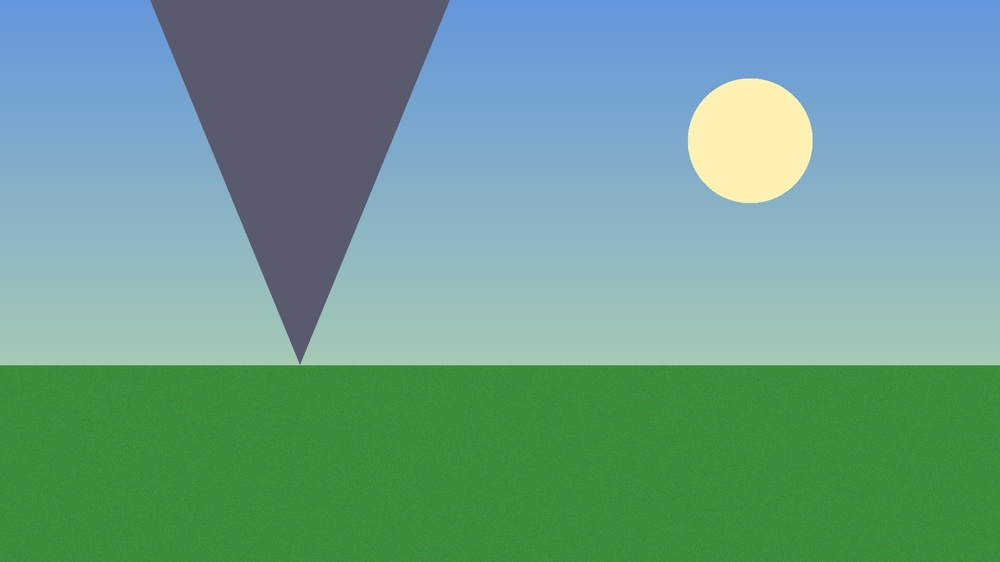
#> input picture sample.jpeg, 1000 x 562 px, shrunk from 1920 x 1080 before the run
$ python task3_channel_slicing.py
#> lines starting #> are read from the running program, lines starting #| are printed output that depends on the picture

import numpy as np
import matplotlib.pyplot as plt
from PIL import Image


def main():
    # Load image and convert to NumPy array
    img = Image.open("sample.jpeg").convert("RGB")
#> img is the input picture: PIL image 1000x562 RGB; mean R, G, B 106.6, 157.1, 141.1
    img_arr = np.array(img)

    # Extract 2D intensity grids for each channel (Axis 2 slicing)
    red_channel = img_arr[:, :, 0]
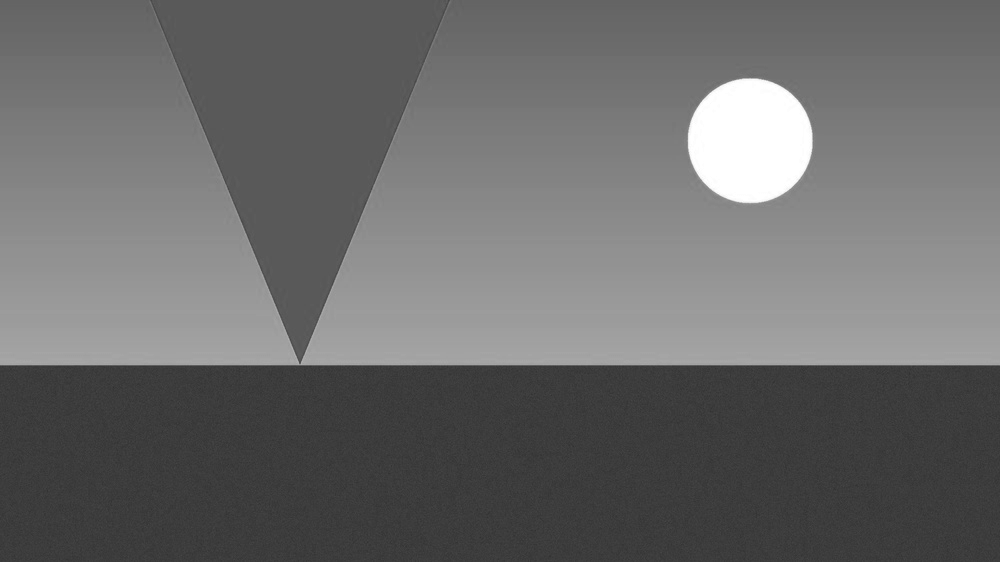
#> red_channel: shape (562, 1000); min 47, max 255, mean 106.6
    green_channel = img_arr[:, :, 1]
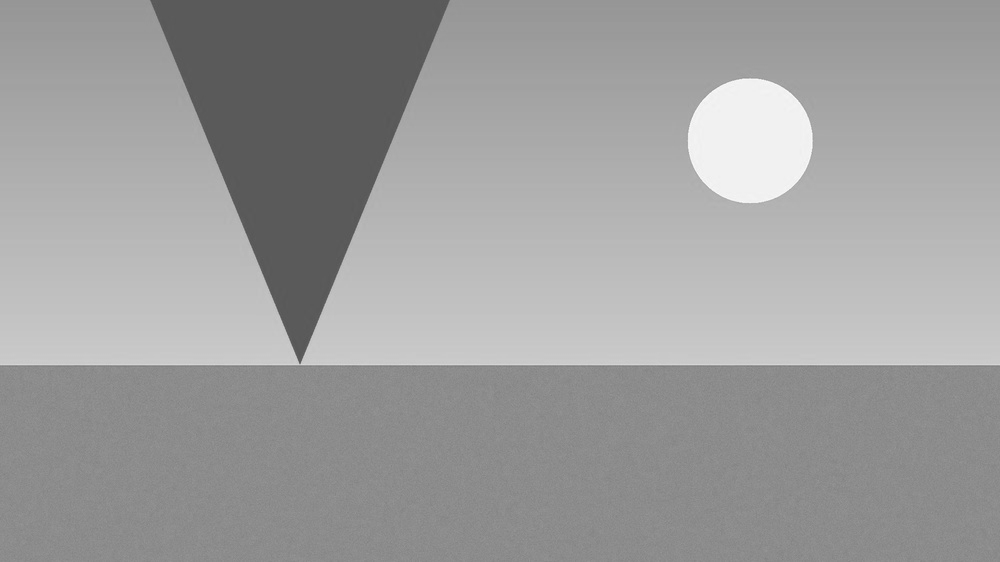
#> green_channel: shape (562, 1000); min 82, max 255, mean 157.1
    blue_channel = img_arr[:, :, 2]
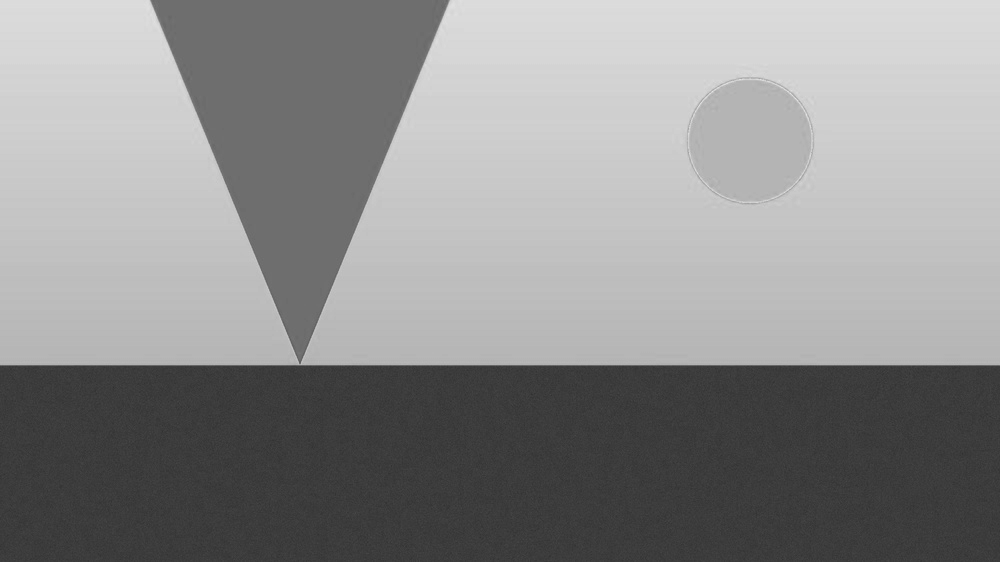
#> blue_channel: shape (562, 1000); min 47, max 229, mean 141.1

    # Build single-channel color images (other channels zeroed out)
    red_only = np.zeros_like(img_arr)
    red_only[:, :, 0] = red_channel
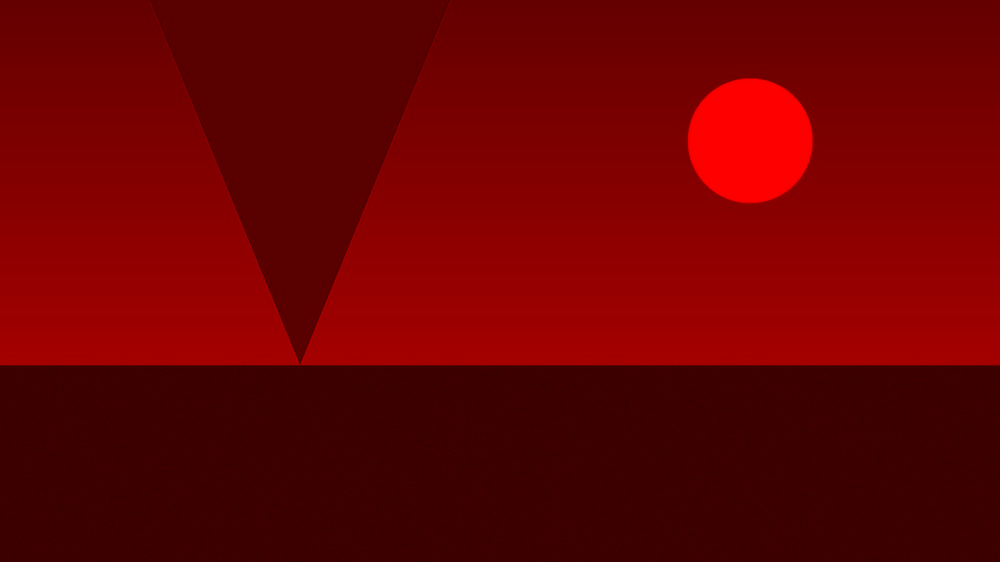
#> red_only: shape (562, 1000, 3); mean of channels 0, 1, 2 106.6, 0, 0; drawn as R, G, B

    green_only = np.zeros_like(img_arr)
    green_only[:, :, 1] = green_channel
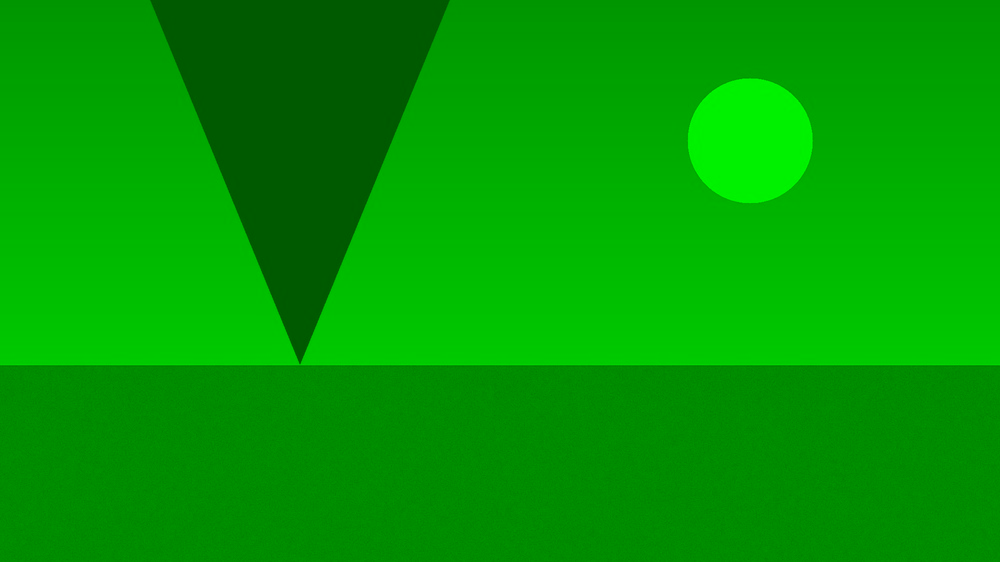
#> green_only: shape (562, 1000, 3); mean of channels 0, 1, 2 0, 157.1, 0; drawn as R, G, B

    blue_only = np.zeros_like(img_arr)
    blue_only[:, :, 2] = blue_channel
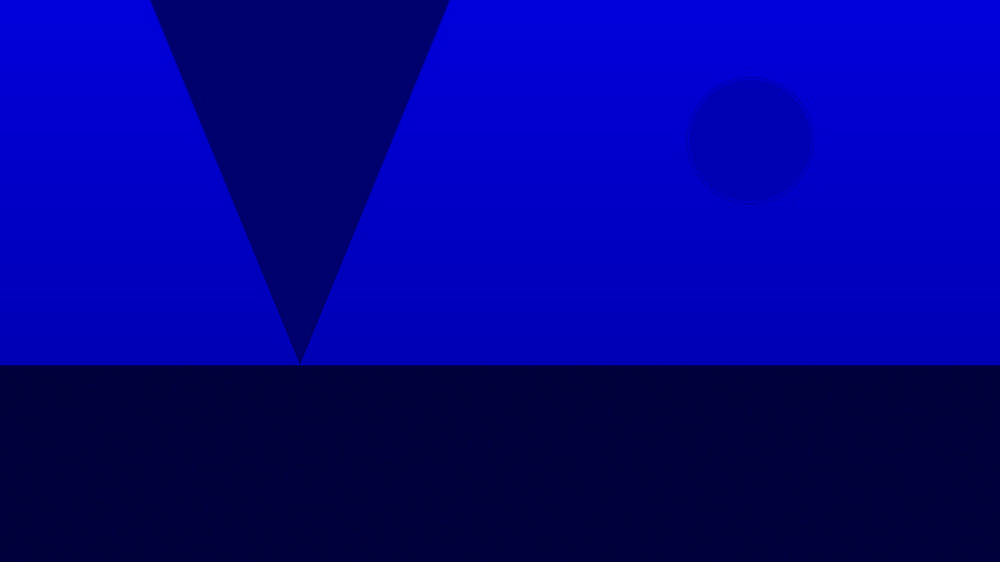
#> blue_only: shape (562, 1000, 3); mean of channels 0, 1, 2 0, 0, 141.1; drawn as R, G, B

    print("--- CHANNEL EXTRACTION SUMMARY ---")
    print(f"Original Image Shape  : {img_arr.shape}")
#| Original Image Shape  : (562, 1000, 3)
    print(f"Red Channel 2D Shape  : {red_channel.shape} | Mean Intensity: {red_channel.mean():.2f}")
#| Red Channel 2D Shape  : (562, 1000) | Mean Intensity: 106.56
    print(f"Green Channel 2D Shape: {green_channel.shape} | Mean Intensity: {green_channel.mean():.2f}")
#| Green Channel 2D Shape: (562, 1000) | Mean Intensity: 157.10
    print(f"Blue Channel 2D Shape : {blue_channel.shape} | Mean Intensity: {blue_channel.mean():.2f}")
#| Blue Channel 2D Shape : (562, 1000) | Mean Intensity: 141.09

    # 2x3 subplot layout
    fig, axes = plt.subplots(2, 3, figsize=(12, 8))

    axes[0, 0].imshow(red_only)
    axes[0, 0].set_title("Red-Only")
    axes[0, 0].axis("off")

    axes[0, 1].imshow(green_only)
    axes[0, 1].set_title("Green-Only")
    axes[0, 1].axis("off")

    axes[0, 2].imshow(blue_only)
    axes[0, 2].set_title("Blue-Only")
    axes[0, 2].axis("off")

    axes[1, 0].imshow(red_channel, cmap="gray")
    axes[1, 0].set_title("Red Grayscale")
    axes[1, 0].axis("off")

    axes[1, 1].imshow(green_channel, cmap="gray")
    axes[1, 1].set_title("Green Grayscale")
    axes[1, 1].axis("off")

    axes[1, 2].imshow(blue_channel, cmap="gray")
    axes[1, 2].set_title("Blue Grayscale")
    axes[1, 2].axis("off")

    plt.tight_layout()
    print("\nDisplay Window : Matplotlib 2x3 Subplot Grid Rendered.")
    plt.show()


if __name__ == "__main__":
    main()
